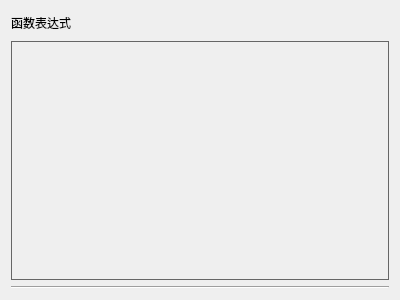
<?xml version="1.0" encoding="UTF-8"?>
<ui version="4.0">
 <class>ExShow</class>
 <widget class="QWidget" name="ExShow">
  <property name="geometry">
   <rect>
    <x>0</x>
    <y>0</y>
    <width>400</width>
    <height>300</height>
   </rect>
  </property>
  <property name="windowTitle">
   <string>Form</string>
  </property>
  <layout class="QGridLayout" name="gridLayout">
   <item row="0" column="0">
    <layout class="QVBoxLayout" name="verticalLayout" stretch="1,10">
     <item>
      <widget class="QLabel" name="exText">
       <property name="text">
        <string>函数表达式</string>
       </property>
      </widget>
     </item>
     <item>
      <widget class="QLabel" name="exShow">
       <property name="styleSheet">
        <string notr="true">border: 1px solid #666;</string>
       </property>
       <property name="text">
        <string/>
       </property>
      </widget>
     </item>
    </layout>
   </item>
   <item row="1" column="0">
    <widget class="Line" name="line">
     <property name="orientation">
      <enum>Qt::Horizontal</enum>
     </property>
    </widget>
   </item>
  </layout>
 </widget>
 <resources/>
 <connections/>
</ui>
